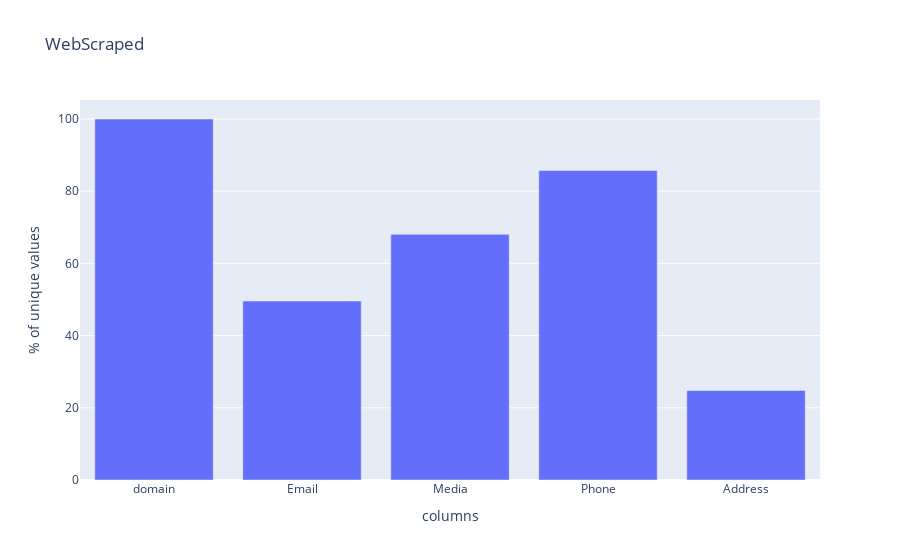

Notebook source saved alongside this figure:
### Code cell
# This plot takes into consideration only the rows where there is at least one value different from NaN (Website was accessible)
df_cleaned = df.dropna(subset=['Email', 'Media', 'Phone', 'Address'])

df_cleaned = df[(df['Email'].isna() == False) | (df['Media'].isna() == False) | (df['Phone'].isna() == False) | (df['Address'].isna() == False)]
description = df_cleaned.describe()

y=[description[col].iloc[1]/description['domain'].iloc[1]*100 for col in df_cleaned.columns]

fig = px.bar(x=df_cleaned.columns, y=y, labels={'x': 'columns', 'y': '% of unique values'}, title="WebScraped")
fig.show()

### Figure 1 — Plotly figure (JSON) as saved in the notebook; plotly's stock layout.template omitted (floating-point values rounded to 4 significant figures)
{"data": [{"hovertemplate": "columns=%{x}<br>% of unique values=%{y}<extra></extra>", "legendgroup": "", "marker": {"color": "#636efa", "pattern": {"shape": ""}}, "name": "", "orientation": "v", "showlegend": false, "textposition": "auto", "type": "bar", "x": ["domain", "Email", "Media", "Phone", "Address"], "xaxis": "x", "y": [100.0, 49.58, 68.07, 85.71, 24.79], "yaxis": "y"}], "layout": {"barmode": "relative", "legend": {"tracegroupgap": 0}, "title": {"text": "WebScraped"}, "xaxis": {"anchor": "y", "domain": [0, 1], "title": {"text": "columns"}}, "yaxis": {"anchor": "x", "domain": [0, 1], "title": {"text": "% of unique values"}}}}
